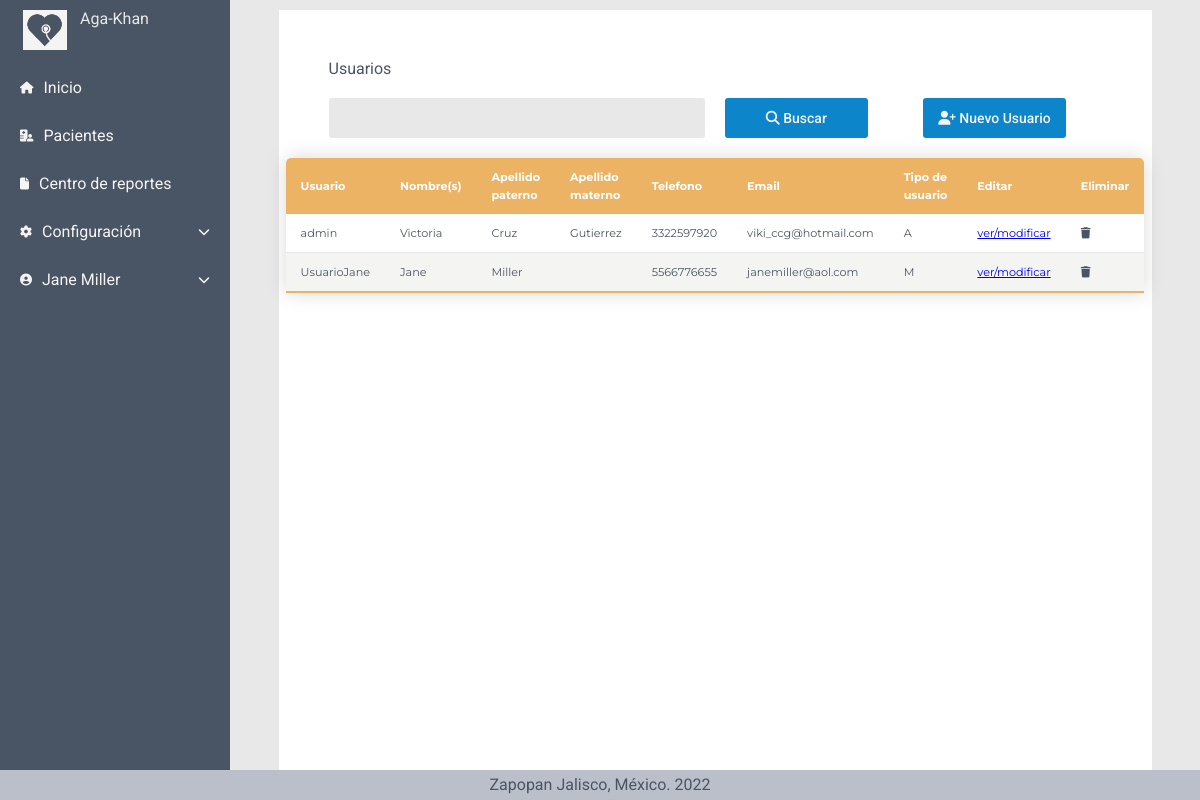
The app's page /usuarios.php (signed in) with its own data.
### tables this page shows
create table usuario ( username varchar(20) primary key not null, nombre varchar(45), apellidoPaterno varchar(45), apellidoMaterno varchar(45), 
telefono varchar(45), correo varchar(45), contrasena varchar(45), tipoUsuario char(1));

### usuarios.php (the view, shortened to what this page needs)
<?php
require("./php/conexion.php");
?>
<!DOCTYPE html>
<html lang="en">
<head>
    <link rel="stylesheet" href="./css/estilos-pacientes.css">
</head>
<body>
    <div class="contenedor">
        <?php require("./layout/menu.php"); ?>
        <div class="content-general">
            <label class="span-4">Usuarios</label>
            <input class="form_input span-2" type="text">
            <button class="boton azul"><i class="fas fa-search"></i> Buscar</button>
            <button class="boton azul" onClick="redirectNuevoUsuario()"><i class="fas fa-user-plus"></i> Nuevo
                Usuario</button>
            <table class="table span-4">
                <thead>
                    <tr>
                        <th>Usuario</th>
                        <th class="column-to-hide">Nombre(s)</th>
                        <th class="column-to-hide">Apellido paterno</th>
                        <th class="column-to-hide">Apellido materno</th>
                        <th class="column-to-hide">Telefono</th>
                        <th class="column-to-hide">Email</th>
                        <th>Tipo de usuario</th>
                        <th>Editar</th>
                        <th>Eliminar</th>
                    </tr>
                </thead>
                <tbody>
                    <?php
                    $stat= $dbh-> prepare ("select username, nombre, apellidoPaterno, apellidoMaterno, telefono, correo, tipoUsuario from usuario; ");
                    $stat->execute();
                    while($datosUsuario=$stat->fetch(PDO::FETCH_OBJ)){
                    ?>
                    <tr>
                        <td><?php echo $datosUsuario->username;?></td>
                        <td class="column-to-hide"><?php echo $datosUsuario->nombre;?></td>
                        <td class="column-to-hide"><?php echo $datosUsuario->apellidoPaterno;?></td>
                        <td class="column-to-hide"><?php echo $datosUsuario->apellidoMaterno;?></td>
                        <td class="column-to-hide"><?php echo $datosUsuario->telefono;?></td>
                        <td class="column-to-hide"><?php echo $datosUsuario->correo;?></td>
                        <td><?php echo $datosUsuario->tipoUsuario;?></td>
                        <td><a href="./usuarios-nuevo.php?id=<?php echo $datosUsuario->username?>">ver/modificar</a></td>
                        <td><i class="fas fa-trash"></i></td>
                    </tr>
                    <?php
                    }
                    ?>
                </tbody>
            </table>
        </div>
        <?php require("./layout/footer.php"); ?>
    </div>
</body>
</html>

### layout/menu.php (shortened to what this page needs)
<!DOCTYPE html>
<html lang="en">
<head>
    <link rel="stylesheet" href="./css/estilos.css">
    <link rel="stylesheet" href="./css/grid.css">
    <link rel="stylesheet" href="./css/estilos-menu.css">
    <link rel="stylesheet" href="./css/mediaqueries.css">
</head>
<body>
    <nav class="navI">
        <ul class="menu">
            <div class="logo">
                <div class="imagen"><img src="./img/logowb.png" alt=""></div>
                <div class="texto">Aga-Khan</div>
            </div>
            <li><a href="./index.php"><i class="icono izquierda fas fa-home"></i>Inicio</a></li>
            <li><a href="./pacientes.php"><i class="icono izquierda fas fa-hospital-user"></i>Pacientes</a></li>
            <li><a href="./reportes.php"><i class="icono izquierda fas fa-file"></i>Centro de reportes</a></li>
            <li><a href="#"><i class="icono izquierda fas fa-cog"></i>Configuración<i
                        class="icono derecha fas fa-chevron-down"></i></a>
            </li>
            <li><a href=""><i class="icono izquierda fas fa-user-circle"></i><?php if(isset($_SESSION['username'])){ echo $_SESSION['nombre']." ".$_SESSION['apellidoPaterno']; }?><i class="icono derecha fas fa-chevron-down"></i></a>
            </li>
        </ul>
    </nav>
</body>
</html>

### layout/footer.php (shortened to what this page needs)
<!DOCTYPE html>
<html lang="en">
<head>
</head>
<body>
<div class="footer">Zapopan Jalisco, México. 2022</div>
</body>
</html>

### css/estilos-pacientes.css (style rules this page uses)
html { scroll-behavior: smooth; }
.izquierda { float:left; margin-right: 10px; }
.derecha { float:right; margin-left: 10px; }

### css/estilos.css (style rules this page uses)
* { margin:0; padding:0; box-sizing: border-box; }
body { line-height: 18px; font-family: 'Roboto', sans-serif; font-weight: 400; }
.content-general { display: grid; grid-auto-rows: minmax(min-content, max-content); grid-template-columns:1fr 1fr 1fr 1fr; grid-gap:20px; justify-self: center; }
.contenedor, .contenedor-no { font-size: 16px; color: #495464; background: #E8E8E8; }
.contenedor .contenido, .content-pacientes, .content-general, .contenedor-no .contenido { width:90%; max-width: 1400px; }
.contenedor .content-general { margin-top: 10px; background: rgb(255, 255, 255); display: grid; padding:50px; }
.table { justify-self: center; align-self: start; width:100%; border-collapse:collapse; font-size: 0.7em; font-family: 'Montserrat', sans-serif; border-radius: 5px 5px 0 0; overflow: hidden; box-shadow: 0 0 20px rgba(0,0,0,0.15); }
.table thead tr { background-color:#ECB365; color:#ffffff; text-align: left; }
.table th, .table td { padding: 10px 15px; }
.table tbody tr { border-bottom: 1px solid #E8E8E8; }
.table tbody tr:nth-of-type(even) { background-color: #F4F4F2; }
.table tbody tr:last-of-type { border-bottom: 2px solid #ECB365; }
.footer { background: #BBBFCA; color: #495464; display: grid; justify-items: center; align-items: center; }
.logo img { height:40px; }
.form_input { width:100%; background: #E8E8E8; border:3px solid transparent; border-radius:3px ; height: 40px; line-height: 40px; padding: 0 2px 0 10px; transition: .3s ease all; font-size: 13px; font-family: 'Roboto', sans-serif; }
.boton { height:35px; line-height: 35px; width:80%; color: #F4F4F2; border: none; font-weight: 500; cursor: pointer; transition: .1s ease all; border-radius: 3px; font-family: 'Roboto', sans-serif; font-size: 14px; height: 40px; }
.azul { background: #0d85ca; }
.span-2 { grid-column: span 2; }
.span-4 { grid-column: span 4; }

### css/grid.css (style rules this page uses)
.contenedor { min-height: 100vh; display:grid; grid-template-columns: 230px 1fr; grid-template-rows: 1fr 30px; grid-template-areas: "navI content" "footer footer"; }
.contenedor .footer, .contenedor-no .footer { grid-area:footer; }

### css/estilos-menu.css (style rules this page uses)
.logo { display: grid; grid-template-columns: .5fr 1fr; color: #E8E8E8; }
.logo .imagen { justify-self: center; align-self: end; }
.navI { background: #495464; font-family: 'Roboto', sans-serif; font-weight: 400; line-height: 18px; display: inline-block; }
.navI .menu li a { display: block; padding:15px 20px; }
.navI .menu .icono { font-size: 12px; line-height: 18px; }
.navI .menu .icono.izquierda { float:left; margin-right: 10px; }
.navI .menu .icono.derecha { float:right; margin-left: 10px; }
.navI ul { list-style:none; }
.navI .menu { width:100%; }
.navI .menu a { text-decoration: none; color:#F4F4F2; }
.texto { text-align: start; }
.logo { padding:10px; }

### records on screen
usuario: username "admin", nombre "Victoria", apellidoPaterno "Cruz", apellidoMaterno "Gutierrez", telefono "3322597920", correo "viki_ccg@hotmail.com", tipoUsuario "A"
usuario: username "UsuarioJane", nombre "Jane", apellidoPaterno "Miller", telefono "5566776655", correo "janemiller@aol.com", tipoUsuario "M"

### other values on screen
$_SESSION['nombre'] "Jane"
$_SESSION['apellidoPaterno'] "Miller"
